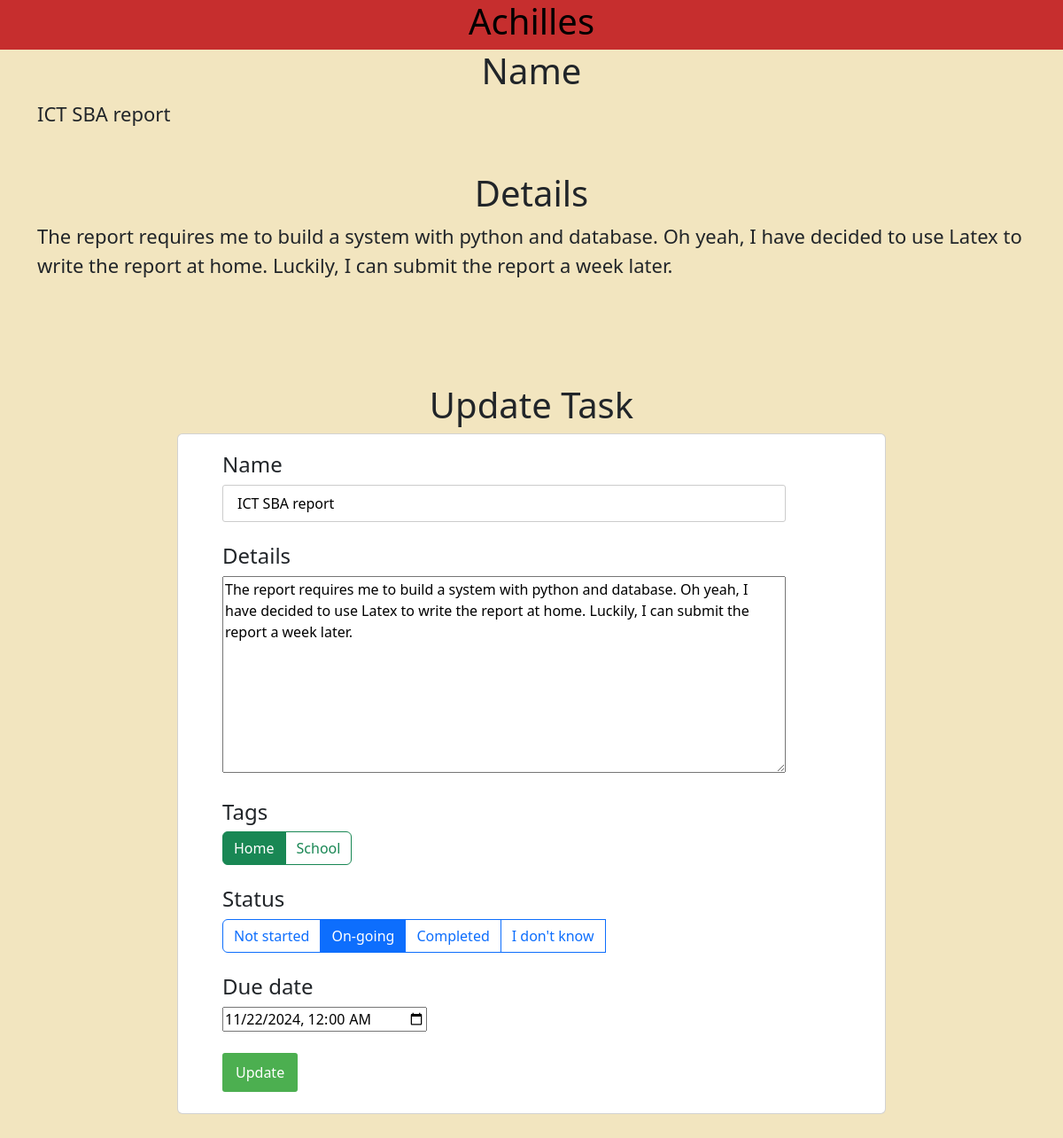
Page /update/4 on the committed database.
### tables this page shows
CREATE TABLE Tasks (
    TID INTEGER PRIMARY KEY AUTOINCREMENT,
    Name VARCHAR(255) NOT NULL DEFAULT 'no name',
    Details VARCHAR(255) DEFAULT NULL,
    SID INTEGER DEFAULT 0 NOT NULL,
    DueDate datetime,
    FOREIGN KEY (SID) REFERENCES Statuses(SID)
);

CREATE TABLE Tags (
    TID INTEGER PRIMARY KEY AUTOINCREMENT,
    Name VARCHAR(255) UNIQUE
);

CREATE TABLE Statuses (
    SID INTEGER PRIMARY KEY AUTOINCREMENT,
    Name VARCHAR(255) UNIQUE
);

### app.py (the view)
@app.route('/update/<int:id>', methods=['GET', 'POST'])
def update(id):
    if request.method == 'POST':
        return UpdatePost(request.form, id)
    else:
        return UpdateGet(id)

### app.py (called while the page is built)
def UpdateGet(id):
    item = raww(f"SELECT * FROM Tasks WHERE TID = {id}")
    status = raww("SELECT * FROM Statuses")
    tags = raww("SELECT * FROM Tags ORDER BY Name")
    tt = raww("SELECT * FROM TaskTags")
    if len(item) == 0:
        return render_template('error.html', s="Task ID invalid")
    item = item[0]
    return render_template('update.html', item=item, status=status, tags=tags,tt=tt)

### db.py (called while the page is built)
def raww(query):
    res = cur.execute(query)
    res = res.fetchall()
    con.commit()
    return res

### templates/update.html (shortened to what this page needs)
{% extends 'base.html' %}
{% block body %}
<div class="container">
    <h1>Name</h1>
    <p>{{item[1]}}</p><br />
    <h1>Details</h1>
    <p>{{item[2]}}</p><br />
</div>
<div class="content pt-5">
    <h1>Update Task</h1>
    <div class="card g-4 ex1">
        <form action="/update/{{item[0]}}" method="POST">
            <h4>Name</h4>
            <div>
                <input type="text" name="con" id="content" style="width: 85%; padding: .5em 1em;" value="{{item[1]}}">
            </div>
            <br />
            <h4>Details</h4>
            <div>
                <a><textarea rows="9%" cols="85%" name="det" id="det">{{item[2]}}</textarea></a>
            </div>
            <br />
            <h4>Tags</h4>
            <div class="btn-group" role="group" aria-label="Basic checkbox toggle button group">
                {% for tag in tags %}
                <label class="btn btn-outline-success" for="btncheck{{tag[0]}}">{{tag[1]}}</label>
                {% endfor %}
            </div>
            <br />
            <br />
            <h4>Status</h4>
            <div class="btn-group" role="group" aria-label="Basic radio toggle button group">
                {% for i in status %}
                <label class="btn btn-outline-primary" for="status{{i[0]}}">{{i[1]}}</label>
                <br />
                {% endfor %}
            </div>
            <br />
            <br />
            <h4>Due date</h4>
            <input type="datetime-local" name="date" value="{{item[4]}}" id="deadline">
            <br />
            <br />
            <input type="submit" value="Update">
            <br />
            <br />
        </form>
    </div>
</div>
{% endblock %}

### static/css/main.css (style rules this page uses)
body { font-family: "Roboto", Arial, sans-serif; margin: 0; padding: 0; text-rendering: optimizeLegibility; display: flex; flex-direction: column; justify-content: center; }
.content { max-width: 70%; margin: 20px auto; padding: 20px; }
h1 { text-align: center; margin-bottom: 20px; }
form { margin-top: 20px; }
input[type="text"] { padding: 10px; border: 1px solid #ccc; border-radius: 3px; }
input[type="submit"] { padding: 10px 15px; background-color: #4caf50; color: white; border: none; cursor: pointer; border-radius: 3px; }
a { text-decoration: none; color: #333; }
.container { display: block; position: relative; padding-left: 35px; margin-bottom: 12px; cursor: pointer; font-size: 22px; -webkit-user-select: none; -moz-user-select: none; -ms-user-select: none; user-select: none; }
textarea { -webkit-box-sizing: border-box; -moz-box-sizing: border-box; box-sizing: border-box; width: 85%; height: 20%; }

### templates/base.html (style rules this page uses)
div.ex1 { padding-left: 50px; }

### rows in the picture
Tasks: Name "ICT SBA report", Details "The report requires me to build a system with python and database. Oh yeah, I have decided to use Latex to write the report at home. Luckily, I can submit the report a week later.", con "ICT SBA report", det "The report requires me to build a system with python and database. Oh yeah, I have decided to use Latex to write the report at home. Luckily, I can submit the report a week later.", date "11/22/2024 00:00"
Tags: Name "Home"
Tags: Name "School"
Statuses: Name "Not started"
Statuses: Name "On-going"
Statuses: Name "Completed"
Statuses: Name "I don't know"
